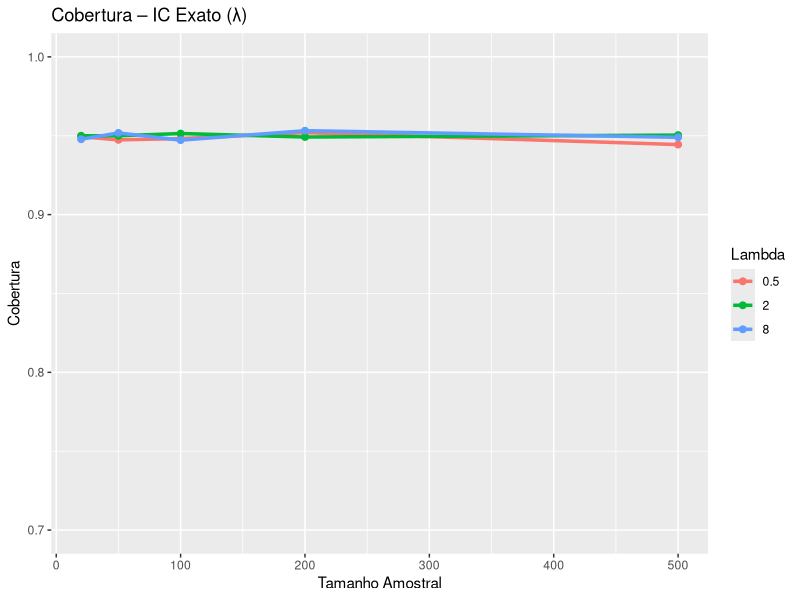
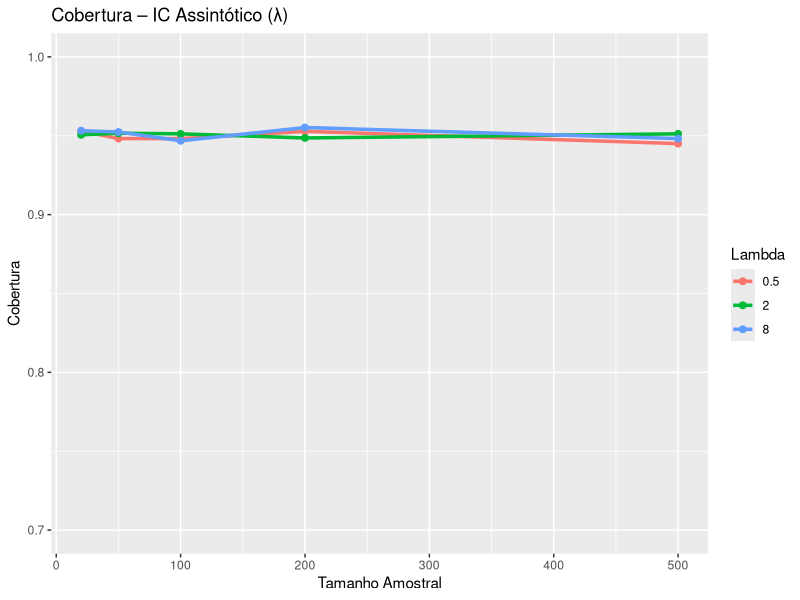
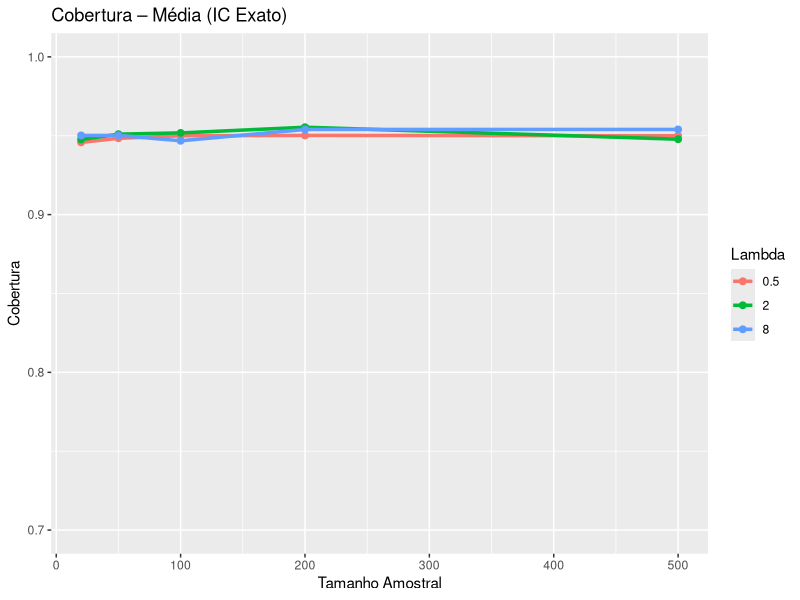
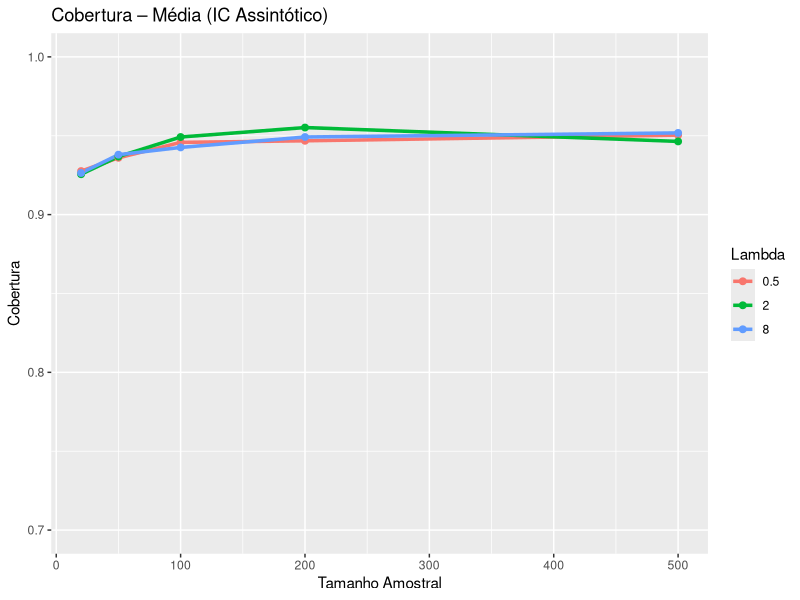
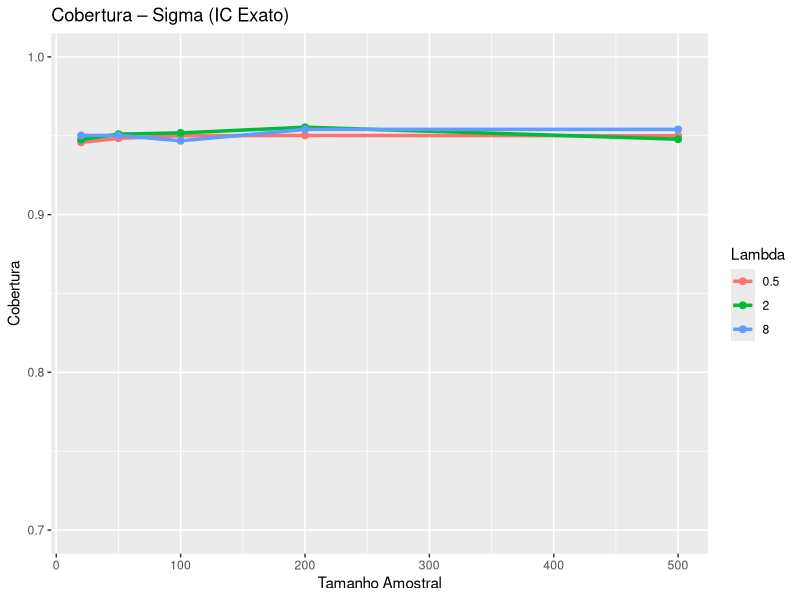
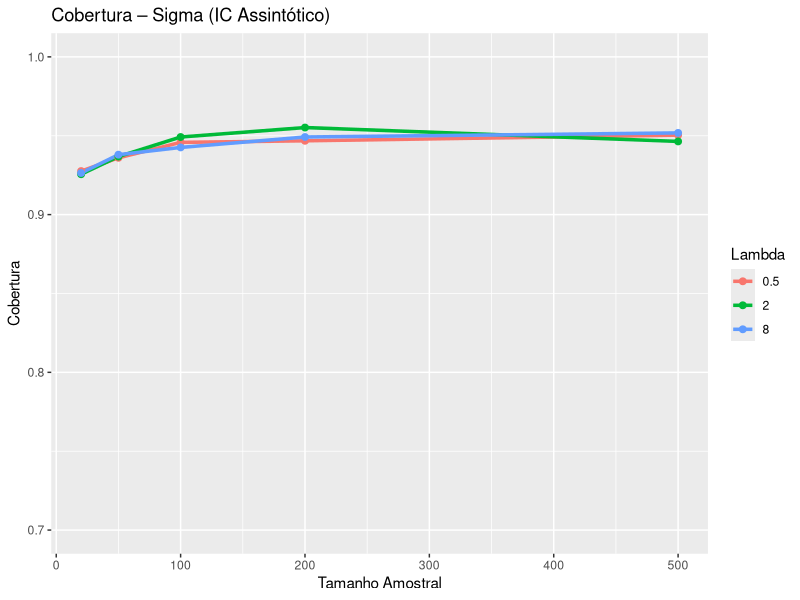

Generate these figures, in order, with R:
## ---- chunk 1
# Estimador MLE de lambda
mle_lambda <- function(x) {
  1 / mean(x)
}
## ---- chunk 2
ic_exato <- function(x, alpha = 0.05) {
  n <- length(x)
  S <- sum(x)

  lower <- qchisq(alpha/2, df = 2 * n) / (2 * S)
  upper <- qchisq(1 - alpha/2, df = 2 * n) / (2 * S)

  c(lower, upper)
}
## ---- chunk 3
ic_assintotico <- function(x, alpha = 0.05) {
  n <- length(x)
  lambda_hat <- mle_lambda(x)
  z <- qnorm(1 - alpha/2)

  erro <- z * lambda_hat / sqrt(n)

  c(lambda_hat - erro, lambda_hat + erro)
}
## ---- chunk 4
ic_media_exato <- function(x, alpha = 0.05) {
  n <- length(x)
  S <- sum(x)

  # Fórmula derivada de 2*lambda*S ~ chi-square(2n)
  lower <- 2 * S / qchisq(1 - alpha/2, df = 2 * n)
  upper <- 2 * S / qchisq(alpha/2, df = 2 * n)

  c(lower, upper)
}
## ---- chunk 5
ic_media_assint <- function(x, alpha = 0.05) {
  n <- length(x)
  xbar <- mean(x)
  z <- qnorm(1 - alpha/2)

  erro <- z * xbar / sqrt(n)

  c(xbar - erro, xbar + erro)
}
## ---- chunk 6
ic_sigma_exato <- function(x, alpha = 0.05) {
  ic_media_exato(x, alpha)
}

ic_sigma_assint <- function(x, alpha = 0.05) {
  ic_media_assint(x, alpha)
}
## ---- chunk 7
simula_ic <- function(n, lambda, R = 5000) {
  cobertura_exato <- 0
  cobertura_assint <- 0

  largura_exato <- numeric(R)
  largura_assint <- numeric(R)

  for (r in 1:R) {
    x <- rexp(n, rate = lambda)

    # IC Exato (para lambda)
    ic1 <- ic_exato(x)
    largura_exato[r] <- ic1[2] - ic1[1]
    cobertura_exato <- cobertura_exato + (ic1[1] <= lambda & lambda <= ic1[2])

    # IC Assintótico (para lambda)
    ic2 <- ic_assintotico(x)
    largura_assint[r] <- ic2[2] - ic2[1]
    cobertura_assint <- cobertura_assint + (ic2[1] <= lambda & lambda <= ic2[2])
  }

  data.frame(
    n = n,
    lambda = lambda,
    cobertura_exato = cobertura_exato / R,
    cobertura_assint = cobertura_assint / R,
    largura_exato = mean(largura_exato),
    largura_assint = mean(largura_assint)
  )
}
## ---- chunk 8
simula_ic_media_sigma <- function(n, lambda, R = 5000) {
  mu <- 1 / lambda
  sigma <- 1 / lambda

  cob_media_exato <- cob_media_assint <- 0
  cob_sigma_exato <- cob_sigma_assint <- 0

  for (r in 1:R) {
    x <- rexp(n, rate = lambda)

    # Média
    icm_e <- ic_media_exato(x)
    icm_a <- ic_media_assint(x)

    cob_media_exato  <- cob_media_exato  + (icm_e[1] <= mu & mu <= icm_e[2])
    cob_media_assint <- cob_media_assint + (icm_a[1] <= mu & mu <= icm_a[2])

    # Desvio padrão (mesma forma que média)
    ics_e <- ic_sigma_exato(x)
    ics_a <- ic_sigma_assint(x)

    cob_sigma_exato  <- cob_sigma_exato  + (ics_e[1] <= sigma & sigma <= ics_e[2])
    cob_sigma_assint <- cob_sigma_assint + (ics_a[1] <= sigma & sigma <= ics_a[2])
  }

  data.frame(
    n = n,
    lambda = lambda,
    cobertura_media_exato = cob_media_exato / R,
    cobertura_media_assint = cob_media_assint / R,
    cobertura_sigma_exato = cob_sigma_exato / R,
    cobertura_sigma_assint = cob_sigma_assint / R
  )
}
## ---- chunk 9
library(dplyr)
library(ggplot2)
library(knitr)

ns <- c(20, 50, 100, 200, 500)
lambdas <- c(0.5, 2, 8)

resultados <- do.call(rbind,
  lapply(ns, function(n)
    do.call(rbind,
      lapply(lambdas, function(lambda)
        simula_ic(n, lambda)
      )
    )
  )
)

result_media_sigma <- do.call(rbind,
  lapply(ns, function(n)
    do.call(rbind,
      lapply(lambdas, function(lambda)
        simula_ic_media_sigma(n, lambda)
      )
    )
  )
)
## ---- chunk 10
kable(resultados, digits = 4, caption = "IC Exato vs Assintótico para λ")

kable(result_media_sigma, digits = 4, caption = "Cobertura para Média e Desvio Padrão")
## ---- chunk 11
ggplot(resultados, aes(x = n, y = cobertura_exato, color = factor(lambda))) +
  geom_line(size = 1.2) +
  geom_point(size = 2) +
  labs(title = "Cobertura – IC Exato (λ)", x = "Tamanho Amostral", y = "Cobertura", color = "Lambda") +
  ylim(0.7, 1)

ggplot(resultados, aes(x = n, y = cobertura_assint, color = factor(lambda))) +
  geom_line(size = 1.2) +
  geom_point(size = 2) +
  labs(title = "Cobertura – IC Assintótico (λ)", x = "Tamanho Amostral", y = "Cobertura", color = "Lambda") +
  ylim(0.7, 1)
## ---- chunk 12
ggplot(result_media_sigma, aes(x = n, y = cobertura_media_exato, color = factor(lambda))) +
  geom_line(size = 1.2) +
  geom_point(size = 2) +
  labs(title = "Cobertura – Média (IC Exato)", x = "Tamanho Amostral", y = "Cobertura", color = "Lambda") +
  ylim(0.7, 1)

ggplot(result_media_sigma, aes(x = n, y = cobertura_media_assint, color = factor(lambda))) +
  geom_line(size = 1.2) +
  geom_point(size = 2) +
  labs(title = "Cobertura – Média (IC Assintótico)", x = "Tamanho Amostral", y = "Cobertura", color = "Lambda") +
  ylim(0.7, 1)

ggplot(result_media_sigma, aes(x = n, y = cobertura_sigma_exato, color = factor(lambda))) +
  geom_line(size = 1.2) +
  geom_point(size = 2) +
  labs(title = "Cobertura – Sigma (IC Exato)", x = "Tamanho Amostral", y = "Cobertura", color = "Lambda") +
  ylim(0.7, 1)

ggplot(result_media_sigma, aes(x = n, y = cobertura_sigma_assint, color = factor(lambda))) +
  geom_line(size = 1.2) +
  geom_point(size = 2) +
  labs(title = "Cobertura – Sigma (IC Assintótico)", x = "Tamanho Amostral", y = "Cobertura", color = "Lambda") +
  ylim(0.7, 1)
